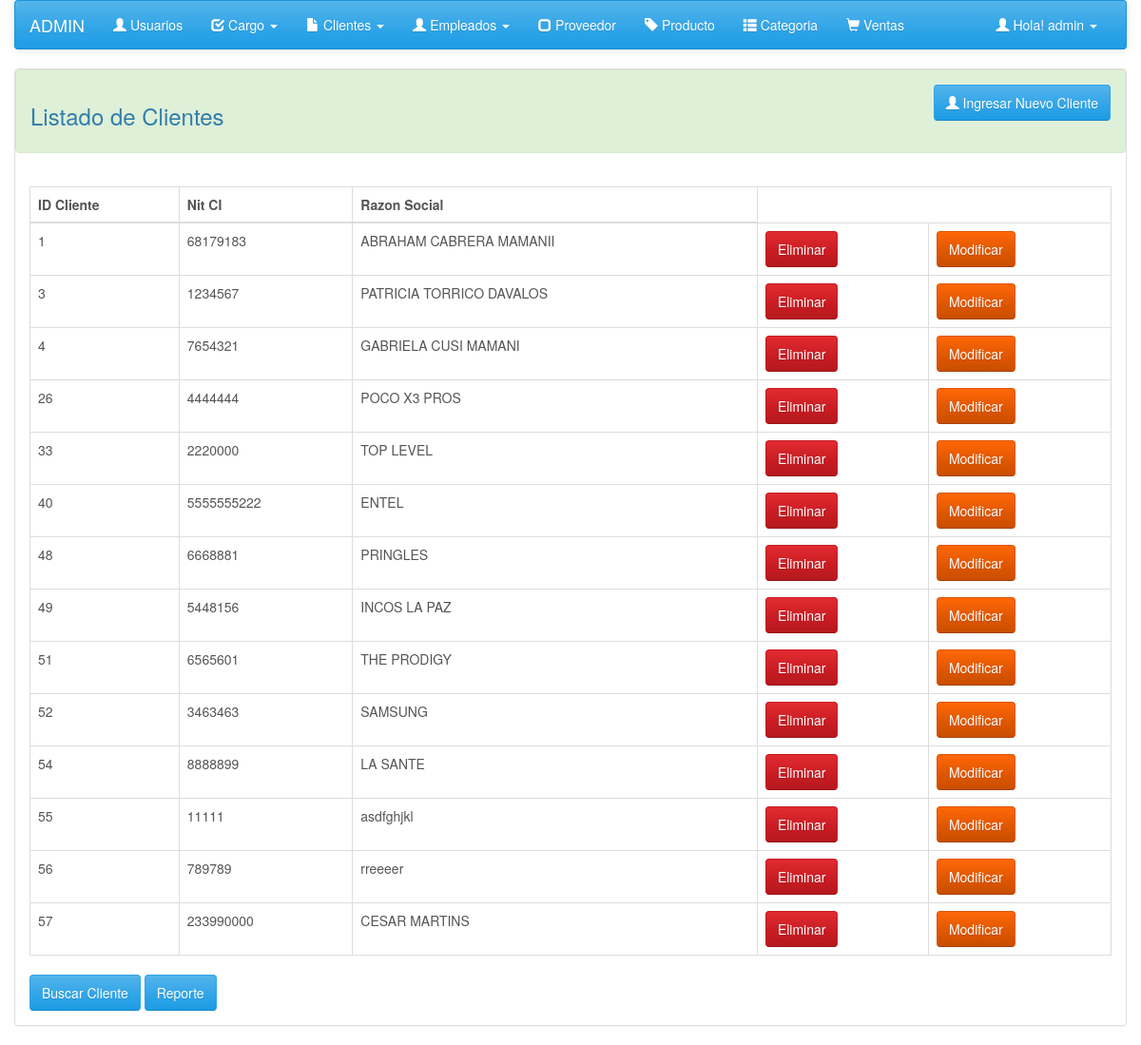
Page /controlador/clienteCtr/clienteLista.php (signed in) on the committed database.
### tables this page shows
CREATE TABLE `cliente` (
  `id_cliente` int(10) UNSIGNED NOT NULL,
  `nombre_cliente` varchar(100) DEFAULT NULL,
  `ci_cliente` char(15) NOT NULL,
  `estado_cliente` tinyint(1) DEFAULT NULL
);

### controlador/clienteCtr/clienteLista.php (called while the page is built)
<?php
	include("../../modelo/clienteClase.php");
	$cli = new Cliente("","","","");
	$res = $cli->listarCliente();
	include("../../vista/clientes/clienteLista.php");
?>

### modelo/clienteClase.php (called while the page is built, shortened)
<?php
	class Cliente{
		public function listarCliente(){
			$db = new Conexion();
			$sql = $db->query("select * from cliente where estado_cliente = 1");
			return($sql);
		}
	}
?>

### vista/clientes/clienteLista.php (the view, shortened to what this page needs)
<?php
    include_once "../../vista/includes/head.php";
    if($_SESSION['nivel'] == 1){
        include_once '../../vista/includes/menu1.php';
    }
?>
<section class="container">
    <div class="row">
        <div class="panel panel-default">
            <div class="alert alert-success">
                <div class="row">
                    <div class="col-xs-8">
                        <h3>
                            Listado de Clientes
                        </h3>
                    </div>
                    <div class="col-xs-push-2 col-xs-2">
                        <a class="btn btn-md btn-primary pull-right" href="../../controlador/clienteCtr/clienteRegistro.php"><b class="glyphicon glyphicon-user"></b> Ingresar Nuevo Cliente</a>
                    </div>
                </div>
            </div>
            <div class="panel-body">
                <table class="table table-bordered table-hover">
                    <thead>
                        <tr>
                            <th>ID Cliente</th>
                            <th>Nit CI</th>
                            <th>Razon Social</th>
                        </tr>
                    </thead>
                    <?php
                        while($reg=mysqli_fetch_array($res)){
                            echo "<tr>";
                            echo "<td>".$reg['id_cliente']."</td>";
                            echo "<td>".$reg['ci_cliente']."</td>";
                            echo "<td>".$reg['nombre_cliente']."</td>";
                            echo "<td><a href='../../controlador/clienteCtr/clienteElimina.php?cod=".$reg['id_cliente']."' class='btn btn-danger'>Eliminar</a></td>";
                            echo "<td><a href='../../controlador/clienteCtr/clienteModifica.php?cod=".$reg['id_cliente']."' class='btn btn-warning'>Modificar</a></td>";
                            echo "</tr>";
                        }
                    ?>
                </table>
                <td><a href="../../controlador/clienteCtr/clienteBusca.php" class="btn btn-primary">Buscar Cliente</a></td>
                <td><a href="../../controlador/clienteCtr/clienteReporte.php" target="blank"  class="btn btn-primary">Reporte</a></td>
            </div>
        </div>
    </div>
</section>
<?php
    include "../../vista/includes/footer.php";
?>

### rows in the picture
cliente: id_cliente "1", ci_cliente "68179183", nombre_cliente "ABRAHAM CABRERA MAMANII"
cliente: id_cliente "3", ci_cliente "1234567", nombre_cliente "PATRICIA TORRICO DAVALOS"
cliente: id_cliente "4", ci_cliente "7654321", nombre_cliente "GABRIELA CUSI MAMANI"
cliente: id_cliente "26", ci_cliente "4444444", nombre_cliente "POCO X3 PROS"
cliente: id_cliente "33", ci_cliente "2220000", nombre_cliente "TOP LEVEL"
cliente: id_cliente "40", ci_cliente "5555555222", nombre_cliente "ENTEL"
cliente: id_cliente "48", ci_cliente "6668881", nombre_cliente "PRINGLES"
cliente: id_cliente "49", ci_cliente "5448156", nombre_cliente "INCOS LA PAZ"
cliente: id_cliente "51", ci_cliente "6565601", nombre_cliente "THE PRODIGY"
cliente: id_cliente "52", ci_cliente "3463463", nombre_cliente "SAMSUNG"
cliente: id_cliente "54", ci_cliente "8888899", nombre_cliente "LA SANTE"
cliente: id_cliente "55", ci_cliente "11111", nombre_cliente "asdfghjkl"
cliente: id_cliente "56", ci_cliente "789789", nombre_cliente "rreeeer"
cliente: id_cliente "57", ci_cliente "233990000", nombre_cliente "CESAR MARTINS"

### other values in the picture
$_SESSION['nombre'] "admin"
